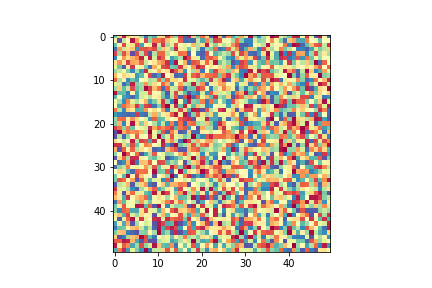
#> input picture your_file.tif, 432 x 288 px, given in place of L0.1_c-3_m12.mp4, which was not available
$ jupyter execute --allow-errors AddPointsToVid-prototype.ipynb   (shell and % lines are left out)
#> lines starting #> are read from the running program, lines starting #| are printed output that depends on the picture; pictures that were not available may be replaced by others from this repository, and a replacement may not be noted
[cell 1]
## Callin Switzer

## add points to a movie
## Extra Requirements:
## -- opencv (to read and write video frames)
## -- ffmpeg (to convert video frames to a full movie)

[cell 2]
import numpy as np
import cv2
import matplotlib
#matplotlib.use("TkAgg") # have to use this for tkinter to  work below
from matplotlib import pyplot as plt
import skimage.io as io
import os
import time
import sys
from datetime import datetime
import pandas as pd

print("opencv version: %s" % cv2.__version__)
print("python version: %s" % sys.version[0:6])
print("last run: %s" % datetime.now().strftime('%Y-%m-%d %H:%M:%S'))

[cell 3]
# adjust gamma, if your vid is too dark
def adjust_gamma(image, gamma=1.0):
    # build a lookup table mapping the pixel values [0, 255] to
    # their adjusted gamma values
    invGamma = 1.0 / gamma
    table = np.array([((i / 255.0) ** invGamma) * 255
        for i in np.arange(0, 256)]).astype("uint8")

    # apply gamma correction using the lookup table
    return cv2.LUT(image, table)

[cell 4]
# read in video
vidPath = r"D:\Dropbox\AcademiaDropbox\dataAnalysisForOthers\MahadMovies\L0.1_c-3_m12.mp4"
if not os.path.isfile(vidPath): print("video doesn not exist")

dataPath = r"D:\Dropbox\AcademiaDropbox\dataAnalysisForOthers\MahadMovies\Final_position_centroid_method_FirstTrial_L0.1_c-3_m12.csv"
if not os.path.isfile(dataPath):
    print("dataset doesn not exist")

else:
    dataPoints = pd.read_csv(dataPath, index_col  = 0)

#> (the rest of this cell did not finish here and is left out)

[cell 5]
# get vid info
cap = cv2.VideoCapture(vidPath)


length = int(cap.get(cv2.CAP_PROP_FRAME_COUNT))
width  = int(cap.get(cv2.CAP_PROP_FRAME_WIDTH))
height = int(cap.get(cv2.CAP_PROP_FRAME_HEIGHT))
fps    = cap.get(cv2.CAP_PROP_FPS)

print(length, width, height, fps)
cap.release()

[cell 6]
from scipy.stats import norm
np.random.seed(123)

# Process parameters
delta = 4
dt = 0.5

# Initial condition.
x = width//2
y = height//2

# Number of iterations to compute.
n = length

# Iterate to compute the steps of the Brownian motion.
xx = []
for k in range(n):
    x = x + norm.rvs(scale=delta**2*dt)
    xx.append(x)

# Iterate to compute the steps of the Brownian motion.
yy = []
for k in range(n):
    y = y + norm.rvs(scale=delta**2*dt)
    yy.append(y)

# make fake dataset for testing purposes
dataPoints = pd.DataFrame({"frameNum":np.arange(0, length),
                          "x": xx,
                          "y":yy})
dataPoints.head()

[cell 7]
plt.plot(xx, yy)
plt.xlim([0, width])
plt.ylim([0, height])
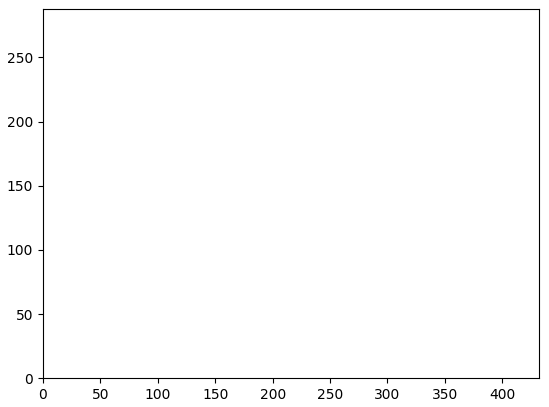
#> figure drawn by matplotlib, 1 panel

[cell 8]
def load_imgs(vidPath):
    '''
    Reads frames from video and stores as a list

    Parameters:
    vidPath (string): Path to video

    Returns:
    list of images
    '''

    cap = cv2.VideoCapture(vidPath)
    imgs = []
    for ff in range(length):
        ret, frame = cap.read()
        if np.mod(ff, 50) == 0:
            print(ff) # prints progress in 50 frames

        # convert to grey
        img = cv2.cvtColor(frame, cv2.COLOR_BGR2GRAY)
        imgs.append(img)
#> this loop made 1 pass
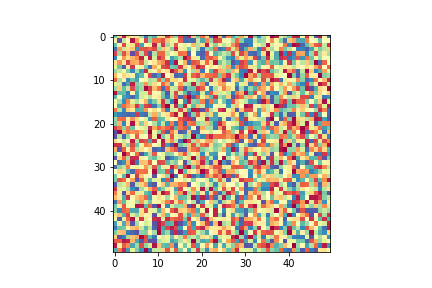
#> input picture your_file.tif, 432 x 288 px, given in place of L0.1_c-3_m12.mp4, which was not available
#> pass 1, in load_imgs, `img = cv2.cvtColor(frame, cv2.COLOR_BGR2GRAY)`:
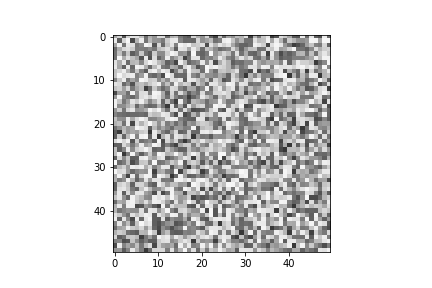
#> img: shape (288, 432); min 0, max 255, mean 219.8
#> frame is the input picture: shape (288, 432, 3); mean B, G, R 208.2, 218.5, 226.9
#> after the loop, imgs = 1 item

    cap.release()
    return imgs

[cell 9]
imList = load_imgs(vidPath)
#> imList = 1 item

[cell 10]
# add points to video
io.imshow(imList[0])

[cell 11]
# add circles up to XX points in the past

lagPoints = 100 # number of points to plot on each frame
alphaVals = np.flip(np.linspace(0, 0.2, lagPoints), axis = 0)

outputImgs = []
for frameNum in np.arange(0, length):

    # adjust gamma
    im1 = adjust_gamma(imList[frameNum], 3)

    # convert to rgb, so I can add colored points
    image = cv2.cvtColor(im1,cv2.COLOR_GRAY2RGB)


    overlay = image.copy()
    output = image.copy()
    for jj in range(lagPoints):
        # add circle, centered at closest integer value
        cv2.circle(overlay, (int(dataPoints.x[np.max([frameNum-jj, 0])]),
                             int(dataPoints.y[np.max([frameNum-jj, 0])])),
                   3, (219, 189, 166), -1)
        cv2.addWeighted(overlay, alphaVals[jj], output, 1 - alphaVals[jj],0, output)
    outputImgs.append(output)
    if np.mod(frameNum, 50) == 0:
        print(frameNum)
#> this loop made 1 pass
#> pass 1, `im1 = adjust_gamma(imList[frameNum], 3)`:
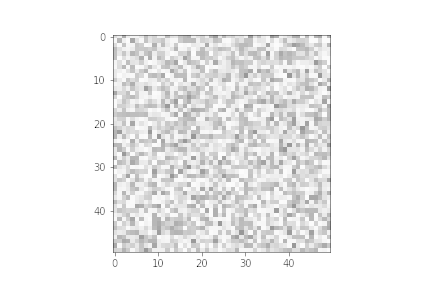
#> im1: shape (288, 432); min 0, max 255, mean 240
#> after the loop, outputImgs = 1 item

[cell 12]
# make directory to store images
tempImgDirectory = os.path.join(os.path.dirname(vidPath), "tmpImgs")
if not os.path.exists(tempImgDirectory):
    os.mkdir(tempImgDirectory)

# play new  video & save images
for ii in np.arange(1,len(outputImgs)):
    frame = outputImgs[ii]

    # Display the resulting frame
    cv2.imshow('Frame', frame)

    # save img
    cv2.imwrite(os.path.join(tempImgDirectory, str(ii).zfill(4) + ".png"), frame)


    # Press Q on keyboard to  exit
    if cv2.waitKey(25) & 0xFF == ord('q'):
        break
#> this loop made 0 passes
cv2.destroyAllWindows()

[cell 13]
# # you can make images larger:
# output = cv2.resize(output, (width*2, height*2), interpolation=cv2.INTER_CUBIC)

[cell 14]
# show a single image
cv2.namedWindow('Output')
cv2.imshow("Output", output)

# # destroy the window when the mouse clicks the "X"
while cv2.getWindowProperty('Output', cv2.WND_PROP_VISIBLE) == 1:
    if cv2.waitKey(25) & 0xFF == ord('q'):
#> (key q is pressed here)
        break
cv2.destroyAllWindows()

[cell 15]
# convert images to video with ffmpeg
os.chdir(tempImgDirectory)
print(tempImgDirectory)
#| tmpImgs
# use ffmpeg to convert directory to video
# -r is output frame rate
os.system('ffmpeg -start_number 0 -r 50 -i %04d.png -vf "scale=trunc(iw/2)*2:trunc(ih/2)*2" -c:v libx264 -pix_fmt yuv420p -y outputVid.mp4')

$ run again, on 4.png
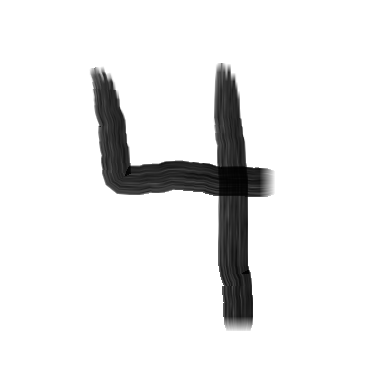
#> input picture 4.png, 376 x 386 px, given in place of L0.1_c-3_m12.mp4, which was not available
#> `[cell 7] plt.plot(xx, yy) plt.xlim([0, width]) plt.ylim([0, height])`:
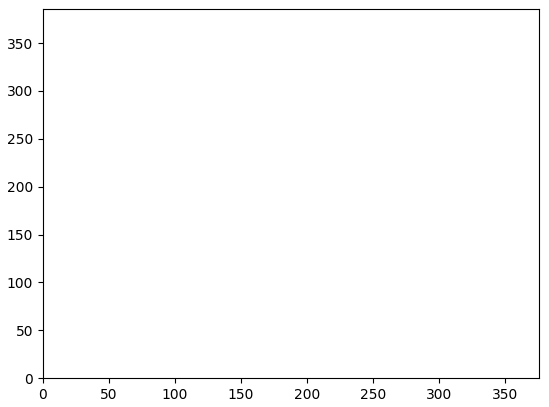
#> figure drawn by matplotlib, 1 panel
#> the loop in load_imgs, `for ff in range(length):` made 1 pass
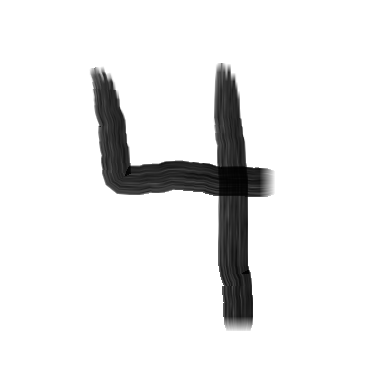
#> input picture 4.png, 376 x 386 px, given in place of L0.1_c-3_m12.mp4, which was not available
#> in load_imgs, frame is the input picture: shape (386, 376, 3); min 1, max 255, mean 235.5
#> after the loop in load_imgs, `for ff in range(length):`: imgs = 1 item
#> the loop `for frameNum in np.arange(0, length):` made 1 pass
#> pass 1, `im1 = adjust_gamma(imList[frameNum], 3)`:
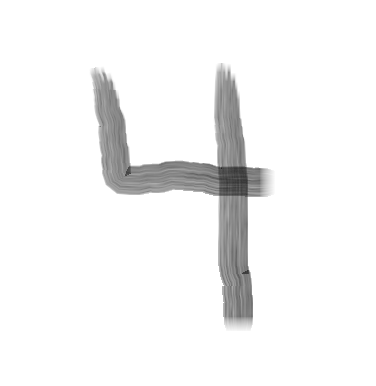
#> im1: shape (386, 376); min 40, max 255, mean 244.4
#| tmpImgs
